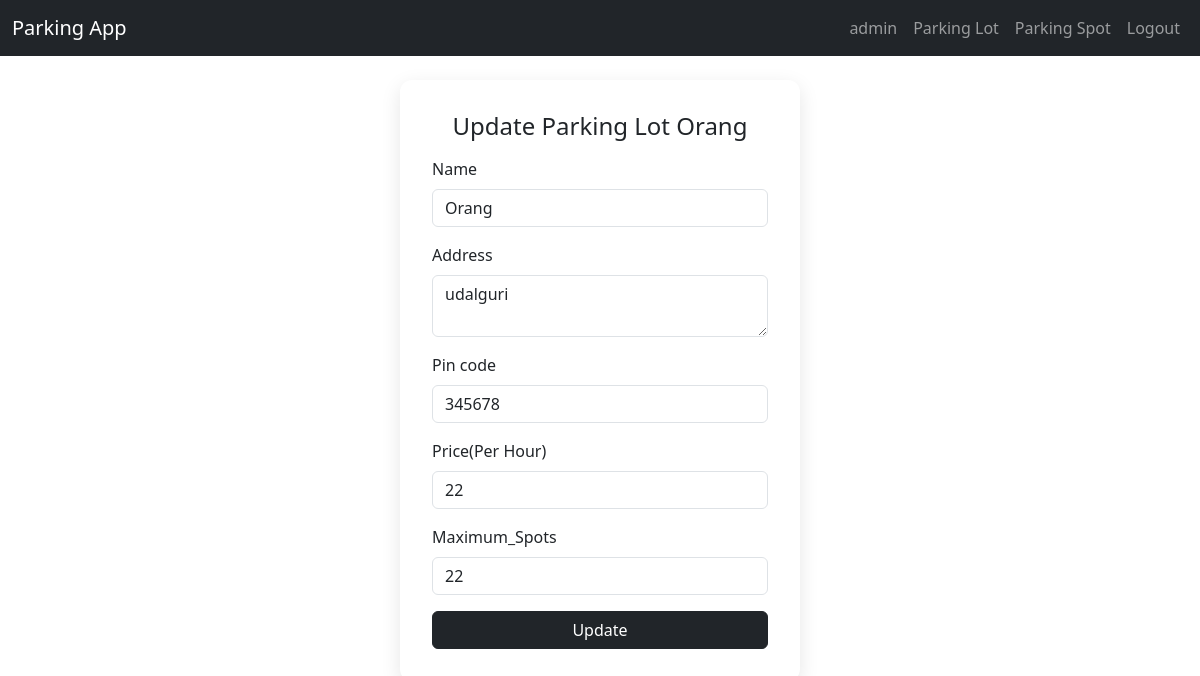
Page /parking_lots/5/edit (signed in) on the committed database.
### models.py (models this page shows, shortened)
class User(db.Model, UserMixin):
    id = db.Column(db.Integer, primary_key=True, autoincrement=True)
    name = db.Column(db.String(120), unique=True, nullable=False)
    email = db.Column(db.String(120), unique=True, nullable=False)
    password = db.Column(db.String(120), nullable=False)
    admin = db.Column(db.Boolean,default=False)

class ParkingLot(db.Model):
    id = db.Column(db.Integer, primary_key=True, autoincrement=True)
    name = db.Column(db.String(120), nullable=False)
    address = db.Column(db.String(255), nullable=False)
    pin_code = db.Column(db.String(10), nullable=True)
    price_per_hour = db.Column(db.Integer, nullable=True)
    maximum_spots = db.Column(db.Integer, nullable=True)
    parking_spots = db.relationship('ParkingSpot', backref='parking_lot', cascade='all, delete-orphan')
    parked_histories = db.relationship('ParkedHistory', backref='parking_lot', cascade='all, delete-orphan')

### app.py (the view, shortened to what this page needs)
@app.route('/parking_lots/<int:parking_lot_id>/edit',methods=['GET','POST'])
@login_required
@admin_required
def edit_parking_lot(parking_lot_id):
    parking_lot = ParkingLot.query.get_or_404(parking_lot_id)
    return render_template('parking_lots/edit.html',parking_lot=parking_lot)

### app.py (called while the page is built)
@login_manager.user_loader
def load_user(user_id):
    return User.query.get_or_404(int(user_id))

def admin_required(f):
    @wraps(f)
    def decorated_function(*args, **kwargs):
        if not current_user.admin:
            flash("You must be andmin to access this page","error")
            return redirect(url_for('home'))
        return f(*args, **kwargs)
    return decorated_function

### templates/parking_lots/edit.html
{% extends 'base.html' %}
{% block content %}
    <div class = "d-flex justify-content-center align-items-center" style="min-height:70vh">
        <div class = "form-card">
            <h4 class = "mb-3 text-center">Update Parking Lot {{parking_lot.name}}</h4>
            <form method = "POST">
                <div class = "mb-3">
                    <label for = "name" class = "form-label">Name</label>
                    <input type = "text" value = "{{parking_lot.name}}" class = "form-control" id = "name" name = "name" placeholder = "Enter your name" required>
                </div>
                <div class = "mb-3">
                    <label for = "address" class = "form-label">Address</label>
                    <textarea type = "text" class = "form-control" id = "address" name = "address" placeholder = "Enter your address" required>{{parking_lot.address}}</textarea>
                </div>
                <div class = "mb-3">
                    <label for = "pin_code" class = "form-label">Pin code</label>
                    <input type = "number" value = "{{parking_lot.pin_code}}" class = "form-control" id = "pin_code" name = "pin_code" placeholder = "Enter your Pin code" required>
                </div>
                <div class = "mb-3">
                    <label for = "price_per_hour" class = "form-label">Price(Per Hour)</label>
                    <input type = "number" value = "{{parking_lot.price_per_hour}}" class = "form-control" id = "price_per_hour" name = "price_per_hour" placeholder = "Enter Price Per Hour" min = "0" required>
                </div>
                <div class = "mb-3">
                    <label for = "maximum_spots" class = "form-label">Maximum_Spots</label>
                    <input type = "number" value = "{{parking_lot.maximum_spots}}" class = "form-control" id = "maximum_spots" name = "maximum_spots" placeholder="Enter Maximum Spots" min = "0" required>
                </div>
                <div class = "d-grid"><button type = "submit" class = "btn btn-dark">Update</button></div>
            </form>
        </div>
    </div>
    </div>
{% endblock %}

### templates/base.html (shortened to what this page needs)
<!DOCTYPE html>
<html lang="en">
<head>
    <link rel = "stylesheet" href = "{{ url_for('static', filename = 'css/styles.css') }}">
    <link href="https://cdn.jsdelivr.net/npm/bootstrap@5.3.6/dist/css/bootstrap.min.css" rel="stylesheet">
</head>
<body>
   <nav class = "navbar navbar-expand-lg navbar-dark bg-dark mb-4">
        <div class="container-fluid">
            <a class="navbar-brand" href = "{{ url_for('home') }}">Parking App</a>
            <div class="collapse navbar-collapse" >
                <ul class="navbar-nav ms-auto">
                {% if current_user.is_authenticated %}
                <li class="nav-item">
                    <a class="nav-link" href = "#">{{ current_user.name}}</a>
                </li>
                <li class="nav-item">
                    <a class="nav-link" href = "{{ url_for('list_parking_lots') }}">Parking Lot</a>
                </li>
                <li class="nav-item">
                    <a class="nav-link" href = "{{ url_for('list_parking_spots') }}">Parking Spot</a>
                </li>
                <li class="nav-item">
                    <a class="nav-link" href = "{{ url_for('logout') }}">Logout</a>
                </li>
                {% endif %}
                </ul>
            </div>
        </div>
    </nav>
    <div class="container">
        {% block content %}{% endblock %}
</body>
</html>

### static/css/styles.css (style rules this page uses)
body { background-color: rgba(219, 244, 182, 0.956); }
.form-card { width: 100%; max-width: 400px; padding: 2rem; border-radius: 0.75rem; box-shadow: 0 6px 20px rgba(0, 0, 0, 0.1); transition: all 0.3s ease-in-out; }
.form-label { font-weight: 500; }
.btn { border-radius: 0.5rem; }

### rows in the picture
User: name "admin"
ParkingLot: name "Orang", address "udalguri", pin_code "345678", price_per_hour "22", maximum_spots "22"
